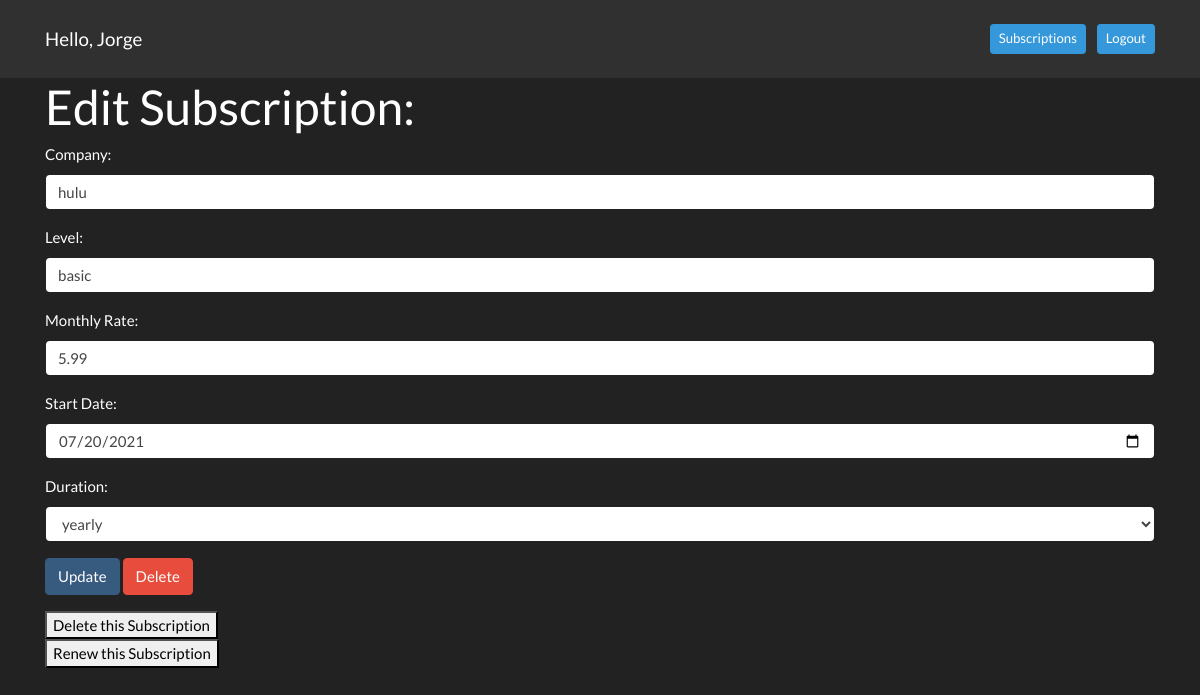
The app's page /edit_subscription/1 (signed in) with its own data.
### group_app/models.py (models this page shows)
class User(models.Model):
    first_name = models.CharField(max_length=255)
    last_name = models.CharField(max_length=255)
    email = models.EmailField(max_length=255)
    password = models.CharField(max_length=255)
    updated_at = models.DateTimeField(auto_now=True)
    created_at = models.DateTimeField(auto_now_add = True)
    objects = UserManager()

class Subscription(models.Model):
    user = models.ForeignKey(User, related_name = "subscriptions", on_delete = models.CASCADE)
    company = models.CharField(max_length = 255)#hulu, amazon prime, etc
    level = models.CharField(max_length = 255) # for premium, basic, first tier etc
    monthly_rate = models.CharField(max_length = 255)
    start_date = models.DateField()#can be selected from a clickable calender to deal with formatting
    duration = models.CharField(max_length = 255) #can select from dropdown? auto-renew, 12-month, etc
    updated_at = models.DateTimeField(auto_now=True)
    created_at = models.DateTimeField(auto_now_add = True)
    objects = SubscriptionManager()#use to validate subscription data

### group_app/views.py (the view)
# urls.py: path('edit_subscription/<int:subscription_id>', views.edit_subscription),
def edit_subscription(request, subscription_id):
    if 'user_id' in request.session:
        logged_user = User.objects.get(id=request.session['user_id'])
        subscription_to_edit = Subscription.objects.get(id=subscription_id)
        if subscription_to_edit.user == logged_user:
            context = {
                'logged_user': logged_user,
                'subscription_to_edit': subscription_to_edit,
            }
            return render(request, "editSubscription.html", context)
        return redirect("/subscriptions/1")
    return redirect("/")

### group_app/templates/editSubscription.html (shortened to what this page needs)
<!DOCTYPE html>
<head>
    {% load static %}
    <link rel="stylesheet" href="{% static '' %}">
    <link rel="stylesheet" href="https://cdn.jsdelivr.net/npm/bootswatch@4.5.2/dist/darkly/bootstrap.min.css">
</head>
<body>
    <nav class="navbar navbar-expand-lg navbar-dark bg-dark">
        <div class="container">
            <a class="navbar-brand" href="#">Hello, {{ logged_user.first_name }}</a>
            <div class="collapse navbar-collapse" id="navbarText">
                <span class="navbar-text">
                        <a href="/subscriptions/1" role="button"
                        class="btn btn-sm btn-info ml-2 text-white">Subscriptions</a>
                        </a> <a href="/logout" role="button"
                        class="btn btn-sm btn-info ml-2 text-white">Logout</a>
                </span>
            </div>
        </div>
    </nav>
    <div class="container">
            <h1>Edit Subscription:</h1>
        <form action="/process_edit_subscription/{{ subscription_to_edit.id}}" method="POST">
            <div class="form-group">
                <label for='company'>Company:</label>
                <input type="text" name="company" id='company' class='form-control' value="{{ subscription_to_edit.company }}">
            </div>
            <div class="form-group">
                <label for='level'>Level:</label>
                <input type="text" name="level" id='level' class='form-control' value="{{ subscription_to_edit.level }}">
            </div>
            <div class="form-group">
                <label for='monthly_rate'>Monthly Rate:</label>
                <input type="text" name="monthly_rate" id='monthly_rate' class='form-control' value="{{ subscription_to_edit.monthly_rate }}">
            </div>
            <div class="form-group">
                <label for='start_date'>Start Date:</label>
                <input type="date" name="start_date" id='start_date' class='form-control' value="{{ subscription_to_edit.start_date|date:"Y-m-d"  }}">
            </div>
            <div class="form-group">
                <label for='duration'>Duration:</label>
                <select name="duration" id='duration' class='form-control'>
                    <option value="{{ subscription_to_edit.duration }}">{{ subscription_to_edit.duration }}</option>
                </select>
            </div>
            <div class="form-group">
                <button class='btn btn-primary' type="submit">Update</button>
                <a style="margin: 0px, 0px, 0px, 0px" href="" role="button" class="btn btn-danger">Delete</a>
            </div>
        </form>
        <form action="/delete_subscription" method="POST">
            <button type="submit">Delete this Subscription</button>
        </form>
        <form action="/renew_subscription/{{ subscription_to_edit.id }}" method="POST">
            <button type="submit">Renew this Subscription</button>
        </form>
    </div>
</body>
</html>

### records on screen
User: first_name "Jorge"
Subscription: company "hulu", level "basic", monthly_rate "5.99", start_date "07/20/2021", duration "yearly"
